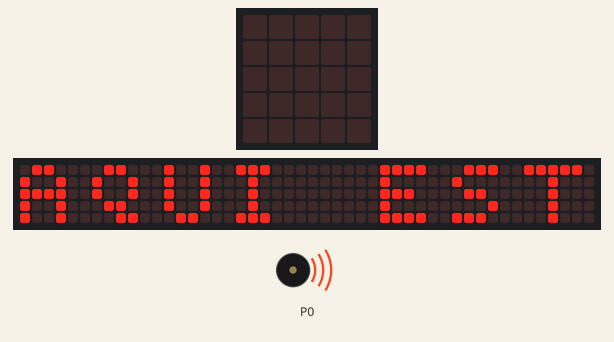
Simulated run of this program. Board: BBC micro:bit (MakeCode). Shown: the board's 5×5 LED display, a strip that is not on the board, showing the scrolling text unrolled, buzzer (waves = sounding). The 48×5 strip is a reading aid, not a part: it shows the text the display is scrolling, unrolled, one strip-width of it at a time.

Above: at 4.2 s.
At 22.2 s:
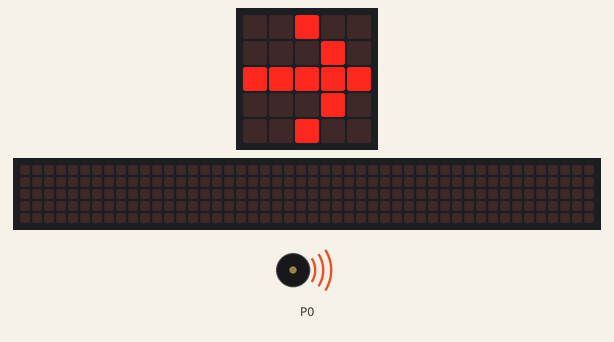
At 23.6 s:
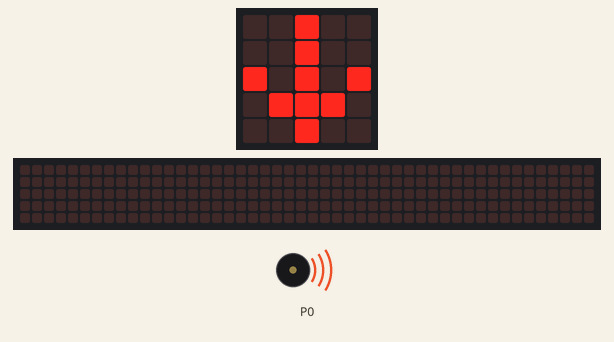
At 25.7 s:
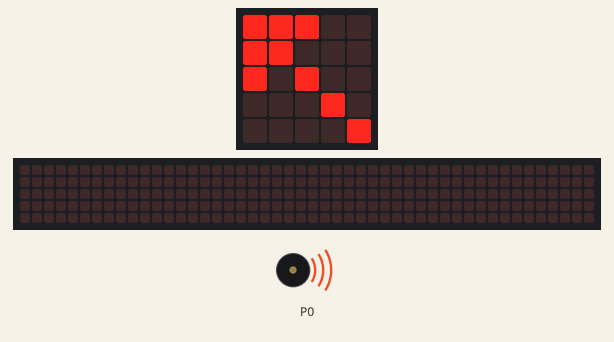
Timing chart, 0 to 40.0 s (numbered marks = the images above):
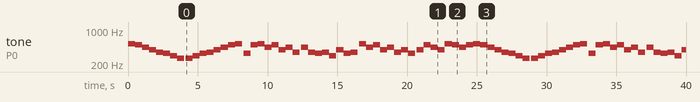

Measured:
- by itself, tone on P0: plays 523 Hz for 0.51 s, 494 Hz for 0.51 s, 440 Hz for 0.51 s, 392 Hz for 0.51 s, 349 Hz for 0.51 s, 330 Hz for 0.51 s … (78 notes in this stretch)
- what the display in image 0 shows lasts 0.8 s, from 3.9 s to 4.7 s
- what the display in image 1 shows lasts 0.7 s, from 22.1 s to 22.8 s

The program:

main.ts
```typescript
basic.forever(function () {
    basic.showString("AQUI ESTA UMA BUSSULA ")
    basic.showArrow(ArrowNames.North)
    basic.pause(100)
    basic.showArrow(ArrowNames.NorthEast)
    basic.pause(100)
    basic.showArrow(ArrowNames.East)
    basic.pause(100)
    basic.showArrow(ArrowNames.SouthEast)
    basic.pause(100)
    basic.showArrow(ArrowNames.South)
    basic.pause(100)
    basic.showArrow(ArrowNames.SouthWest)
    basic.pause(100)
    basic.showArrow(ArrowNames.West)
    basic.pause(100)
    basic.showArrow(ArrowNames.NorthWest)
})
basic.forever(function () {
    music.play(music.stringPlayable("C5 B A G F E D C ", 120), music.PlaybackMode.UntilDone)
    basic.pause(100)
    music.play(music.stringPlayable("C D E F G A B C5 ", 120), music.PlaybackMode.UntilDone)
    basic.pause(100)
    music.play(music.stringPlayable("E B C5 A B G A F ", 120), music.PlaybackMode.UntilDone)
    basic.pause(100)
    music.play(music.stringPlayable("A F E F D G E F ", 120), music.PlaybackMode.UntilDone)
    basic.pause(100)
    music.play(music.stringPlayable("C5 A B G A F G E ", 120), music.PlaybackMode.UntilDone)
    basic.pause(100)
    music.play(music.stringPlayable("G B A G C5 B A B ", 120), music.PlaybackMode.UntilDone)
})
```

test.ts
```typescript
// testes vão aqui; isto não será compilado quando este pacote for usado como uma extensão.
```
